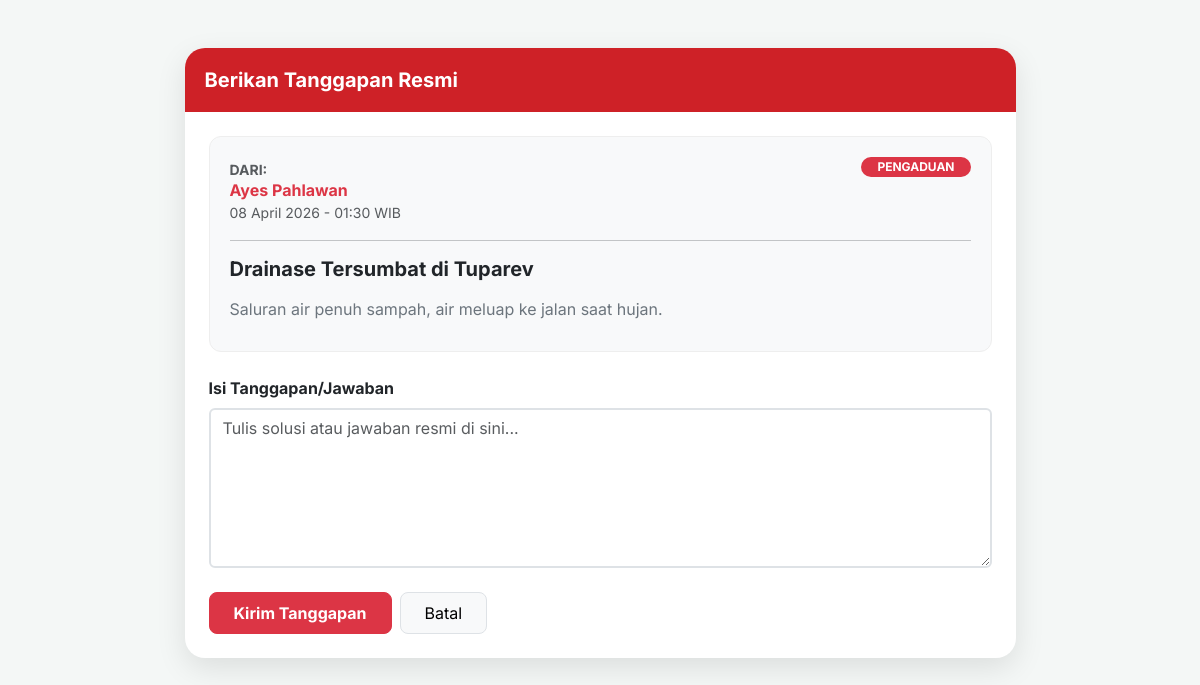
/uts/admin/balas_laporan.php?id=10 (signed in), run on the app's committed database.
### tables this page shows
CREATE TABLE `laporan` (
  `id_laporan` int(11) NOT NULL,
  `id_user` int(11) NOT NULL,
  `judul` varchar(200) NOT NULL,
  `isi_laporan` text NOT NULL,
  `kategori` enum('PENGADUAN','ASPIRASI') NOT NULL,
  `foto` varchar(255) DEFAULT NULL,
  `lokasi` varchar(255) DEFAULT NULL,
  `status` enum('pending','proses','selesai','ditolak') DEFAULT 'pending',
  `created_at` timestamp NOT NULL DEFAULT current_timestamp()
);

CREATE TABLE `users` (
  `id_user` int(11) NOT NULL,
  `nama_lengkap` varchar(100) NOT NULL,
  `username` varchar(50) NOT NULL,
  `password` varchar(255) NOT NULL,
  `level` enum('admin','user') NOT NULL,
  `points` int(11) DEFAULT 0
);

### uts/admin/balas_laporan.php (the view, shortened to what this page needs)
<?php
include '../koneksi.php';
$id_laporan = mysqli_real_escape_string($conn, $_GET['id']);
$query = mysqli_query($conn, "SELECT laporan.*, users.nama_lengkap
                              FROM laporan
                              JOIN users ON laporan.id_user = users.id_user
                              WHERE id_laporan = '$id_laporan'");
$data = mysqli_fetch_assoc($query);
?>
<!DOCTYPE html>
<html lang="id">
<head>
    <link href="https://cdn.jsdelivr.net/npm/bootstrap@5.3.0/dist/css/bootstrap.min.css" rel="stylesheet">
    <link rel="stylesheet" href="https://cdn.jsdelivr.net/npm/bootstrap-icons@1.11.1/font/bootstrap-icons.css">
</head>
<body>
    <div class="container py-5">
        <div class="row justify-content-center">
            <div class="col-md-9">
                <div class="card card-custom">
                    <div class="header-red">
                        <h5 class="mb-0 fw-bold">Berikan Tanggapan Resmi</h5>
                    </div>
                    <div class="card-body p-4">
                        <div class="detail-box mb-4">
                            <div class="d-flex justify-content-between align-items-start mb-3">
                                <div>
                                    <small class="text-muted text-uppercase fw-bold">Dari:</small>
                                    <h6 class="fw-bold mb-0 text-danger"><?= $data['nama_lengkap']; ?></h6>
                                    <small class="text-muted"><?= date('d F Y - H:i', strtotime($data['created_at'])); ?> WIB</small>
                                </div>
                                <span class="badge bg-danger rounded-pill px-3"><?= $data['kategori']; ?></span>
                            </div>
                            <hr>
                            <h5 class="fw-bold mb-3 text-dark"><?= $data['judul']; ?></h5>
                            <p class="text-secondary mb-4" style="line-height: 1.6; white-space: pre-line;"><?= $data['isi_laporan']; ?></p>
                        </div>
                        <form action="proses_balas.php" method="POST">
                            <div class="mb-4">
                                <label class="form-label fw-bold">Isi Tanggapan/Jawaban</label>
                                <textarea name="tanggapan" class="form-control shadow-none border-2" rows="6" placeholder="Tulis solusi atau jawaban resmi di sini..." required></textarea>
                            </div>
                            <div class="d-flex gap-2">
                                <button type="submit" name="kirim_balasan" class="btn btn-danger px-4 py-2 fw-bold rounded-3">Kirim Tanggapan</button>
                                <a href="validasi_admin.php" class="btn btn-light border px-4 py-2 rounded-3">Batal</a>
                            </div>
                        </form>
                    </div>
                </div>
            </div>
        </div>
    </div>
</body>
</html>

### uts/admin/balas_laporan.php (style rules this page uses)
body { background-color: #f4f7f6; font-family: 'Inter', sans-serif; }
.card-custom { border: none; border-radius: 20px; box-shadow: 0 10px 30px rgba(0,0,0,0.1); overflow: hidden; }
.header-red { background-color: #ce2127; color: white; padding: 20px; }
.detail-box { background: #f8f9fa; border-radius: 12px; padding: 20px; border: 1px solid #eee; }

### data on the page
laporan: id_user.nama_lengkap "Ayes Pahlawan", created_at "08 April 2026 - 01:30", kategori "PENGADUAN", judul "Drainase Tersumbat di Tuparev", isi_laporan "Saluran air penuh sampah, air meluap ke jalan saat hujan."
